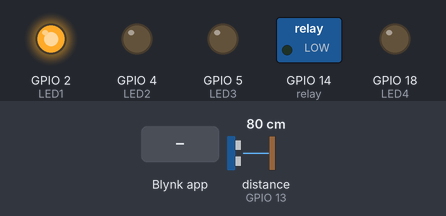
A sketch run on a simulated ESP32. Shown: switched loads named in the sketch (green lamp = pin HIGH), output pins drawn as LEDs (lit = HIGH). Wiring (inferred from the names in the program): ultrasonic range finder: trigger GPIO 12; echo GPIO 13. The inputs (shaded band) are chosen by the test bench; at power-on: distance to the obstacle (sensor on GPIO 13) 80 cm. The echo pulse lasts 58.3 µs per cm; WiFi joins after 1.5 s; servers stay silent unless stated; pins used as bus, display or sensor lines are not drawn; what the sketch prints to the serial monitor is not drawn.

Above: at 3.0 s.
3.1 s: distance to the obstacle (sensor on GPIO 13) set to 2 cm
At 3.9 s:
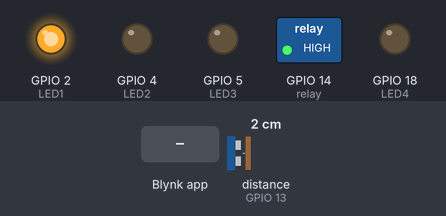
4.6 s: distance to the obstacle (sensor on GPIO 13) set to 5 cm
At 5.0 s:
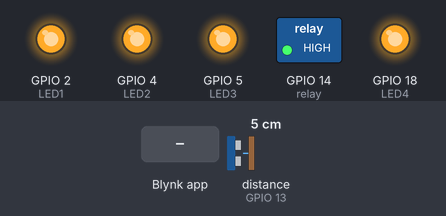
6.1 s: Blynk app writes 1 to V1
At 7.3 s:
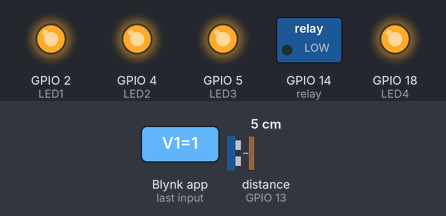
7.6 s: Blynk app writes 0 to V1
At 8.4 s:
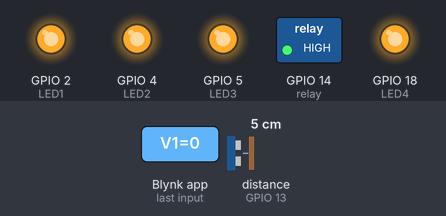
9.1 s: Blynk app writes 200 to V1
At 9.6 s:
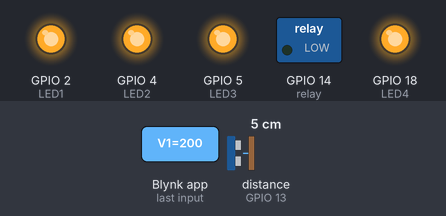
Timing chart, 0 to 11.6 s (numbered marks = the images above; inputs shaded):
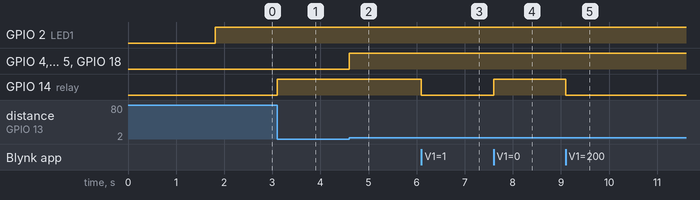

The sketch:

water_monitering.ino
```cpp
#define BLYNK_TEMPLATE_ID "TMPL4zHYlvJkF"
#define BLYNK_TEMPLATE_NAME "Water Level Monitoring System"
#define BLYNK_AUTH_TOKEN "PtkFWsjd2nnP3rQOuvVppocye4xCK8xM"

//Include the library files
#include <Wire.h>
#include <WiFi.h>
#include <BlynkSimpleEsp32.h>

#define LED1 2
#define LED2 4
#define LED3 5
#define LED4 18
#define trig 12
#define echo 13
#define relay 14

//Enter your tank max value(CM)
int MaxLevel = 13;

int Level1 = (MaxLevel * 75) / 100;
int Level2 = (MaxLevel * 65) / 100;
int Level3 = (MaxLevel * 55) / 100;
int Level4 = (MaxLevel * 35) / 100;

BlynkTimer timer;
// Enter your Auth token

//Enter your WIFI SSID and password
char ssid[] = "isurulkh1";
char pass[] = "123456789";

void setup() {
  // Debug console
  Serial.begin(115200);
  Blynk.begin(BLYNK_AUTH_TOKEN, ssid, pass, "blynk.cloud", 80);
  pinMode(LED1, OUTPUT);
  pinMode(LED2, OUTPUT);
  pinMode(LED3, OUTPUT);
  pinMode(LED4, OUTPUT);
  pinMode(trig, OUTPUT);
  pinMode(echo, INPUT);
  pinMode(relay, OUTPUT);
  digitalWrite(relay, HIGH);

}

//Get the ultrasonic sensor values
void ultrasonic() {
  digitalWrite(trig, LOW);
  delayMicroseconds(4);
  digitalWrite(trig, HIGH);
  delayMicroseconds(10);
  digitalWrite(trig, LOW);
  long t = pulseIn(echo, HIGH);
  int distance = t / 29 / 2;

  Serial.println(distance);

  int blynkDistance = (distance - MaxLevel) * -1;
  if (distance <= MaxLevel) {
    Blynk.virtualWrite(V0, blynkDistance);
  } else {
    Blynk.virtualWrite(V0, 0);
  }

  if (Level1 <= distance) {
    digitalWrite(LED1, HIGH);
    digitalWrite(LED2, LOW);
    digitalWrite(LED3, LOW);
    digitalWrite(LED4, LOW);
  } else if (Level2 <= distance && Level1 > distance) {
    digitalWrite(LED1, HIGH);
    digitalWrite(LED2, HIGH);
    digitalWrite(LED3, LOW);
    digitalWrite(LED4, LOW);
  } else if (Level3 <= distance && Level2 > distance) {
    digitalWrite(LED1, HIGH);
    digitalWrite(LED2, HIGH);
    digitalWrite(LED3, HIGH);
    digitalWrite(LED4, LOW);
  } else if (Level4 <= distance && Level3 > distance) {
    digitalWrite(LED1, HIGH);
    digitalWrite(LED2, HIGH);
    digitalWrite(LED3, HIGH);
    digitalWrite(LED4, HIGH);
  }

  if (Level1 < distance){
    digitalWrite(relay, LOW);
  }else if (Level4 > distance){
    digitalWrite(relay, HIGH);
  }

}

//Get the button value
BLYNK_WRITE(V1) {
  bool Relay = param.asInt();
  if (Relay == 1) {
    digitalWrite(relay, LOW);
  } else {
    digitalWrite(relay, HIGH);
  }
}

void loop() {
  ultrasonic();
  Blynk.run();//Run the Blynk library
}
```

Measured:
- the behaviour switches between 3 and 4 cm on distance to the obstacle (sensor on GPIO 13) (found by bisection; images 1 and 2)
- after the input at 3.1 s, GPIO 14 (relay): LOW → HIGH at once
- after the input at 4.6 s, GPIO 4 (LED2), GPIO 5 (LED3), GPIO 18 (LED4): LOW → HIGH at once
- after the input at 6.1 s, GPIO 14 (relay): HIGH → LOW at once
- after the input at 7.6 s, GPIO 14 (relay): LOW → HIGH at once
- after the input at 9.1 s, GPIO 14 (relay): HIGH → LOW at once
